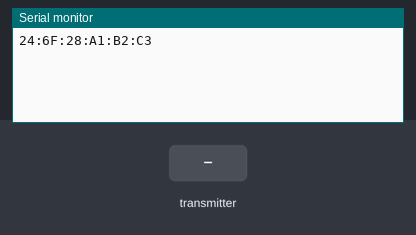
This sketch was run on a simulated ESP8266 (NodeMCU). Parts: the last lines printed to the serial monitor. The test bench sets the inputs (shaded band).

Above: at 1.2 s.
1.3 s: the transmitter starts sending sensorId = 0
At 1.61 s:
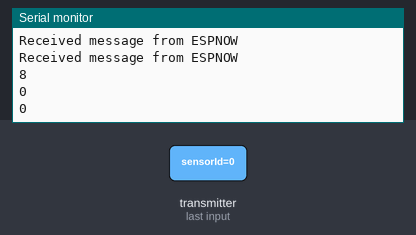
2.8 s: the transmitter starts sending msgType = 1
At 3.11 s:
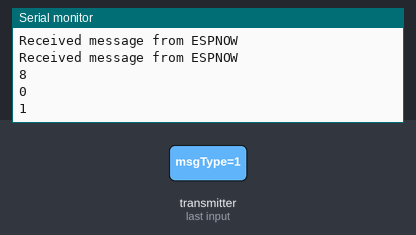
Timing chart, 0 to 5.8 s (numbered marks = the images above; inputs shaded):
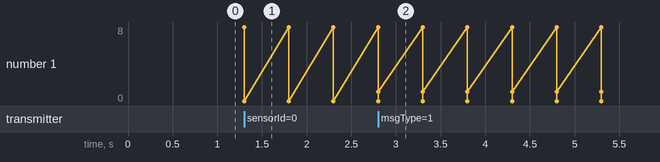

Measured:
- after the input at 1.3 s, the serial monitor: prints a new line at once (image 1)
- after the input at 2.8 s, the serial monitor: prints a new line at once (image 2)

The sketch:

receiver.ino
```cpp
#include <espnow.h>
#include <ESP8266WiFi.h>
#include <SoftwareSerial.h>

typedef struct MsgHeader {
  int sensorId;
  int msgType;

} MsgHeader;


// Create a struct_message called myData
MsgHeader msgHeader;

SoftwareSerial swSerial(D6, D7); // RX, TX

// callback function that will be executed when data is received
void OnDataRecv(unsigned char * mac, unsigned char *incomingData, unsigned char len) {
   Serial.println("Received message from ESPNOW");

  memcpy(&msgHeader, incomingData, sizeof(msgHeader));

  Serial.println("Received message from ESPNOW");
  Serial.println(len);
  Serial.println(msgHeader.sensorId);
  Serial.println(msgHeader.msgType);

  swSerial.write(len);
  swSerial.write(incomingData, len);
}


void setup() {
  // Initialize Serial Monitor
  Serial.begin(115200);
  swSerial.begin(9600);
  Serial.println(WiFi.macAddress());

  // Set device as a Wi-Fi Station
  WiFi.mode(WIFI_STA);

  // Init ESP-NOW
  if (esp_now_init() != 0) {
    Serial.println("Error initializing ESP-NOW");
    return;
  }


  // Once ESPNow is successfully Init, we will register for recv CB to
  // get recv packer info
  esp_now_register_recv_cb(OnDataRecv);
}

void loop()
{
}
```
